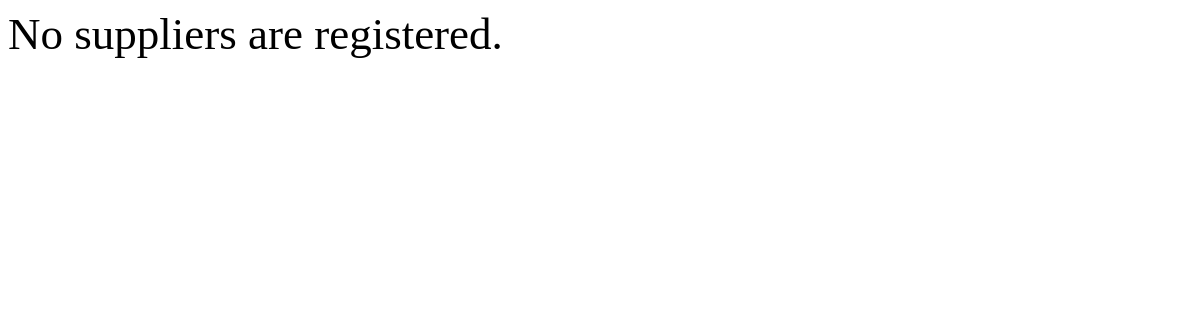
Before: /supplier/ with the older database file.
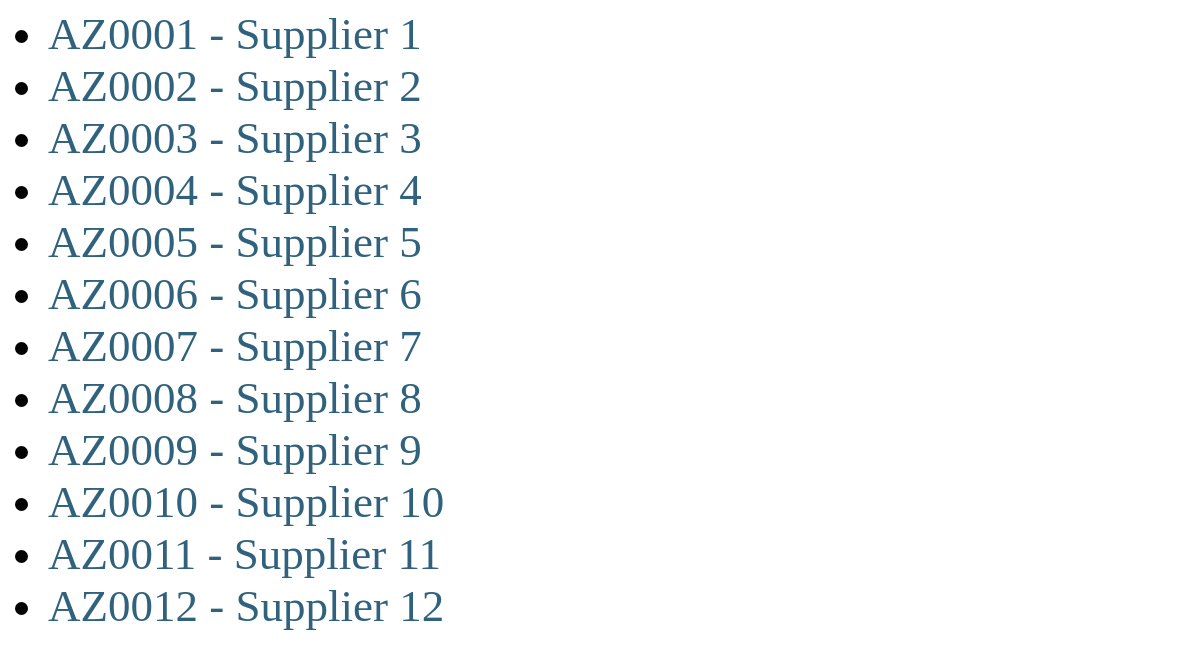
After: the same page with the newer database file.
### supplierApp/models.py (models this page shows, shortened)
class Supplier(models.Model):
	supplier_id=models.CharField(max_length=11,primary_key=True)
	supplier_name=models.CharField(max_length=30)
	supplier_mail_id=models.EmailField(max_length=30)
	supplier_phone_number=models.CharField(max_length=15)
	supplier_latitude=models.DecimalField(max_digits=8,decimal_places=6)
	supplier_longitude=models.DecimalField(max_digits=8,decimal_places=6)

### supplierApp/views.py (the view)
# urls.py: url(r'^supplier/$',views.supplierIndex,name='supplierIndex'),
def supplierIndex(request):
	supplier_list=Supplier.objects.all()
	context={'supplier_list':supplier_list,}
	return render(request,'supplierApp/supplierIndex.html',context)

### supplierApp/templates/supplierApp/supplierIndex.html (shortened to what this page needs)
<div style="font-size:45">
{% if supplier_list %}
	<ul>
	{% for supplier in supplier_list %}
		<li><a href="{% url 'supplierDashboard' supplier.supplier_id%}">{{supplier.supplier_id}} - {{supplier.supplier_name}}</a></li>
	{% endfor %}
	</ul>
{% else %}
	<p>No suppliers are registered.</p>
{% endif %}
</div>

### supplierApp/templates/supplierApp/supplierIndex.html (style rules this page uses)
a { text-decoration: none; color:#30627E; }

Changed rows visible on the page:
added Supplier: supplier_id "AZ0001", supplier_name "Supplier 1"
added Supplier: supplier_id "AZ0002", supplier_name "Supplier 2"
added Supplier: supplier_id "AZ0003", supplier_name "Supplier 3"
added Supplier: supplier_id "AZ0004", supplier_name "Supplier 4"
added Supplier: supplier_id "AZ0005", supplier_name "Supplier 5"
added Supplier: supplier_id "AZ0006", supplier_name "Supplier 6"
added Supplier: supplier_id "AZ0007", supplier_name "Supplier 7"
added Supplier: supplier_id "AZ0008", supplier_name "Supplier 8"
added Supplier: supplier_id "AZ0009", supplier_name "Supplier 9"
added Supplier: supplier_id "AZ0010", supplier_name "Supplier 10"
added Supplier: supplier_id "AZ0011", supplier_name "Supplier 11"
added Supplier: supplier_id "AZ0012", supplier_name "Supplier 12"
Other visible differences:
text no longer shown: "No suppliers are registered."
